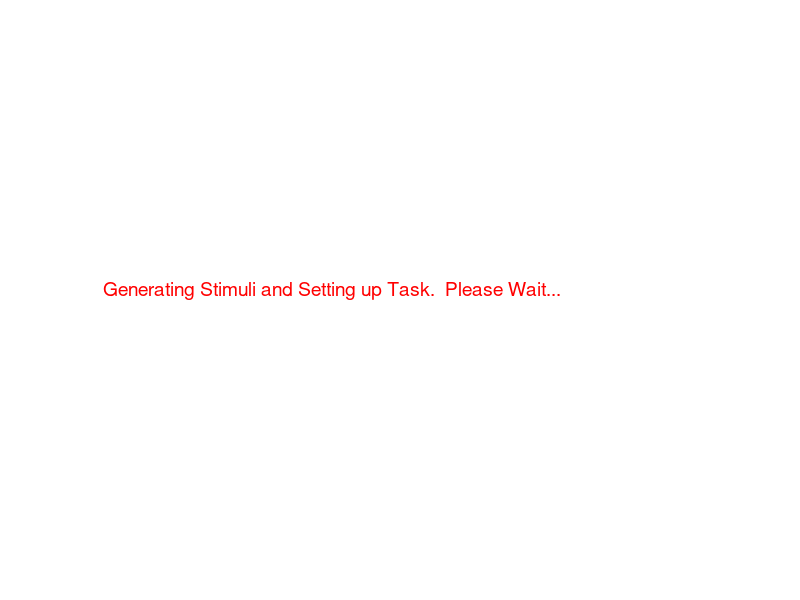

Here is the MATLAB script that generated this plot: (Note: this script raises an error after producing the figure.)
%altered version of v1 run task that now moves the stimulus according to
%HRTF principles and has 100 ms on-off ramps to prevent clicking issues

%2/25/19 Note depends on having R2018B or later!!!!!!!!!!!!!!!!!!!!!!!!!
%Not need to recalibrate headphones for stimuli most likely

%2/26/19 Went with HRTF applied to snaps as wavs for simplicity of
%implementation.  Keep an eye on memory issues with this.

%Also after get all segments to work, need to clean up all this code,
%probably will be a post-exam thing as only going to run this on a max
%N=3-5

%% 1) Make and Save Stimulus Set

rng shuffle %make sure random seed is random

figure(1);
text(0,0.5,'Generating Stimuli and Setting up Task.  Please Wait...','Color','red','FontSize',14);
axis off



%% 2.1) Make base stimuli
%Assumes GenStimulus.m is in the path**************************************

Num_stim = 1;

Stim_set = cell(Num_stim,1);

for i = 1:Num_stim
    i
    
    Stim_set{i} = GenStimulus(1,0); %generates stimulus with either parallel motion (1,0) or contrary motion (0,1)
    
end
%2/25/19 think about whether should do calib filter before or after
%applyign ramp...doing before for now, but really just for convenience

%apply filter to full stimulus for playing on loop,
%apply to pieces when generating snapshots

load('calibNoise')
load('calibrationNoise-08-Nov-2018')

for i = 1:Num_stim
    
    i
    
    %Simply, convolve stimulus with filter calculate from calibration to
    %equalize power across different frequencies then multiply equalized
    %signal by scaleFactor to make sure 75 dB = 75 dB
    
    Stim_set{i}.Full_stim = conv(Stim_set{i}.Full_stim,CalibData.hinv,'same')... same called since don't want to change the length of the vector
        *calibrationFile.scaleFactor;
    
end


%added to make things easier for interacting with below code

Full_stim = Stim_set{1}.Full_stim;
Full_Duration = Stim_set{1}.Duration;

%% Scrambling  (just do the same way we did before...)

scrambled = 1;  %Set to one to create discontinuous base stimuli



if scrambled >0
    status = 's'
    pull_foldername = 'Trial_1'; %for file name put number trial and initialize of participant
    pull_filename = '15-Mar-2019_Loop1_C_Stim_set.mat'; %put the file name in based on the date.

    load(['C:\Users\ronwd\Desktop\MATLAB\PsychoPhysicsWithYale\Run_task_RWD_v2\Trials\' pull_foldername  '\' pull_filename])
    
    Stim_set{1}.foldername = pull_foldername; %just to keep things matched
    
    %scramble by taking four random sized pieces and shuffling them
    %do this three times to ensure that properly mixed
    
    starting = 1;
    ending = length(Stim_set{1}.Full_stim);
    scramble.Piece1 = Stim_set{1}.Piece1;
    scramble.Piece2 = Stim_set{1}.Piece2;
    scramble.Piece3 = Stim_set{1}.Piece3;
    
    
    for shuffle = 1:3 %shuffle three times
        
        randinds = randperm(ending,3);
        
        randinds = [starting sort(randinds) ending];
        
        %just shuffle back to front since doing it five times will mess
        %everything up anyways.
        
        scramble.Piece1 = [scramble.Piece1(randinds(4):randinds(5)) scramble.Piece1(randinds(3):randinds(4)) scramble.Piece1(randinds(2):randinds(3)) ...
            scramble.Piece1(randinds(1):randinds(2))];
        
        scramble.Piece2 =[scramble.Piece2(randinds(4):randinds(5)) scramble.Piece2(randinds(3):randinds(4)) scramble.Piece2(randinds(2):randinds(3)) ...
            scramble.Piece2(randinds(1):randinds(2))];
        
        scramble.Piece3 =[scramble.Piece3(randinds(4):randinds(5)) scramble.Piece3(randinds(3):randinds(4)) scramble.Piece3(randinds(2):randinds(3)) ...
            scramble.Piece3(randinds(1):randinds(2))];
        
        
        
    end
    
    scramble.together =  scramble.Piece1 + scramble.Piece2 + scramble.Piece3;
    Stim_set{1}.Full_stim = scramble.together;
    Stim_set{1}.Piece1 = scramble.Piece1;
    Stim_set{1}.Piece2 = scramble.Piece2;
    Stim_set{1}.Piece3 = scramble.Piece3;
    
%     Loop_Duration = 5; %in minutes
%     
%     testloop = repmat(scramble,1,(60/Stim_set{1}.Duration)*Loop_Duration);
%     
%     TestStim1 = audioplayer(testloop, Stim_set{1}.Fs, 24);
%     
%     TestStim1.play
    
Full_stim = Stim_set{1}.Full_stim;
Full_Duration = Stim_set{1}.Duration;
  
    
end

%added to make things easier for interacting with below code



%% Setting up loop and removing clicking

Loop_Duration = 1.666; %in minutes (playing for 100 seconds since this avoids weird clicking issue. And plays exactly 1 full left to right, right to left grouping
%will repeat 3 times to get a 5 minute loop (300 seconds = 5 minutes)

ramp_length = 4410*10;%10 * # ms ramp %150 ms seems to definitely work, working back from that. 

AM_s_and_end = [0 linspace(0,1,ramp_length) ones(1,length(Full_stim)-2*ramp_length-2) linspace(1,0,ramp_length) 0];

Full_stim = Full_stim .* AM_s_and_end;

Loop1 = repmat(Full_stim,1,ceil(60*Loop_Duration)/Full_Duration);

%% Save loops of base stimuli

%set up folder for this trial

%(note assumes things about the path, check/change for Tower of Babel
%stuff)

%Get all of the folders in Trials
Temp_Dir = dir([pwd '\Trials']);

Temp_Dir={Temp_Dir.name};
%Subtract that names has a '.' and '..' entry, remainder is number of
%trials

Trialnum = (length(Temp_Dir)-2 +1); 

%just put into a variable to make it easier
ThisTrialFolder = [pwd '\Trials\Trial_' num2str(Trialnum)];

mkdir(ThisTrialFolder)

if scrambled > 0
    
filename = strcat(date,'_Loop1_DC');

else
    
filename =  strcat(date,'_Loop1_C');

end

audiowrite([ThisTrialFolder '\' filename '.wav'], Loop1, Stim_set{1}.Fs,'BitsPerSample',24) %first save the loop

%Set up later for discontinous stimuli
%filename =  strcat(date,'_Loop2_DC');

%Save audio object to play during trial and Stim set in case
%Note: for now always use Stim_set 1 but will need to switch for when using
%discontinous stimulus.

%BaseStim1 = audioplayer(Loop1, Stim_set{1}.Fs, 24);

if scrambled > 0
    
    filename2 = [ strcat(date,'_Loop1_DC_') 'Stim_set'];
   
else
    filename2 = [ strcat(date,'_Loop1_C_') 'Stim_set'];
end

save([ThisTrialFolder '\' filename2], 'Loop1', 'Stim_set')

%Note to self: can still run code while stimuli plays if want to do that

%% Prepare Apply movement to base stimulus

load 'ReferenceHRTF.mat' hrtfData sourcePosition

%fixes formatting issues for below so that hrtf data has axes in right
%places and that the source position data only include az and el

hrtfData = permute(double(hrtfData),[2,3,1]); 

sourcePosition = sourcePosition(:,[1,2]);

%Example on mathworks seems to do things the below way and use a function
%to actively write to the sound card.  Not positive this is the way we want
%to do it.  Also need to think about if snapshops also are from moving
%thing or if they only come from head on...

%for now use that as model for this code and ask Yale on Monday what we
%specifically want to do

loop_length = 60*5; %length of loop in seconds, just hard coding
durationPerPosition = 5; %can changes this as well

num_of_positions = ceil(loop_length/durationPerPosition);
%note that 90 is left and -90 is right also that making sweeps then
%repmating them so that can deal with short durations
angle_speed = 10; %sets speed by setting steps for linspace
az_set = [linspace(90,-90,angle_speed) linspace(-90,90,angle_speed)]; %[90 270]; 
az = repmat(az_set,[1,floor(num_of_positions/length(az_set))])';

el_scaling = 0; %scaling for elevation
desiredPositions = [az  el_scaling*ones(length(az), 1)];

interpolatedIR  = interpolateHRTF(hrtfData,sourcePosition,desiredPositions);

leftIR = squeeze(interpolatedIR(:,1,:));
rightIR = squeeze(interpolatedIR(:,2,:));

    
%set up filters, file to read, and writer to audio card

leftFilter = dsp.FIRFilter('NumeratorSource','Input port');
rightFilter = dsp.FIRFilter('NumeratorSource','Input port');

fileReader = dsp.AudioFileReader([ThisTrialFolder '\' filename '.wav']);
deviceWriter = audioDeviceWriter('SampleRate',fileReader.SampleRate);

%now are ready to play stimulus as it moves.




%% Make snapshot pool
%slight click with snaps, either keep auditory object open to prevent click
%or maybe add an additional on off ramp for these guys

snapshot_duration = 550; %in ms

binsize_inds = floor((snapshot_duration/1000)*Stim_set{1}.Fs); %size of the bins in inds given snap duration

limit_length = (Stim_set{1}.Duration * Stim_set{1}.Fs-binsize_inds)-1; %last safe index given binsize

trials = 100; %number of snaps to generate

save_snaps = cell(trials,1); %save all snap shots for later processing

stimulus_id = 1; %for now

Stim = Stim_set{stimulus_id}; %shorthand for generating below easily

%Notes assumes even number of trials
messed_with_save = [ones(trials/2,1); zeros(trials/2,1)]; %just going to make half altered and half not with random drawing

for i = 1:trials
    
    i
    
    snap.duration = snapshot_duration;
    
    messed_with= messed_with_save(i);
    
    snap.altered = messed_with;


if messed_with == 0
    
    snap.start = randsample(limit_length,1);
    snap.end = snap.start + binsize_inds;
    
    snap.snap_piece = Stim.Full_stim(snap.start:snap.end);
    
    snap.audio = audioplayer(snap.snap_piece,Stim.Fs,24);
    
    
else
   
    snap.start = randsample(limit_length,1);
    snap.end = snap.start + binsize_inds;
  
    %Create with each individual, unfiltered piece so that can apply filter
    %later
    
    snap_piece = Stim.Piece1(snap.start:snap.end)+Stim.Piece3(snap.start:snap.end);%+Stim.Piece2(snap.start:snap.end)
    
    %currently always grabs the second frequency, but this doesn't mean it
    %only changes the middle frequency of the stimulus!  Each piece is
    %grabbed randomly and assigned to a piece randomly.  
    
    %update: 12/11/18 below is unnecessary if simply don't include
    %Stim.Piece2() in above.  Changed accordingly
    %snap_piece = snap_piece - Stim.Piece2(snap.start:snap.end);
    
    %maybe will change later to do a random perturbation, but for now:
    %just have one of the pitches switch direction of sweep
    
    %snap_piece = snap_piece + fliplr(Stim.Piece2(snap.start:snap.end));
    
    %or add in a new frequency by shifting frequency up or down
    
    T = -Stim.Duration/2:1/Stim.Fs:Stim.Duration/2;
    Shift = (0.5-binornd(1,.5))*400; %so shift is random up or down by 200hz
    New_Piece2 = Stim.amp*chirp(T,(Stim.SF(2)*Stim.MC)+Shift,Stim.Duration/2,Stim.SF(2)+Shift,'quadratic');
    
    snap.snap_piece = snap_piece + New_Piece2(snap.start:snap.end);
    
    %As before, apply filter and then scale up to correct volume
    snap.snap_piece = conv(snap.snap_piece,CalibData.hinv,'same')...
        *calibrationFile.scaleFactor;
    
    snap.audio = audioplayer(snap.snap_piece,Stim.Fs,24);
    
    
end

save_snaps{i}= snap;

end

%Get new random order of snap shots to play
%2/26/19 for HRTF addition trying to save a wav of each snap...let's see if this
%makes things explode 


NewOrder = randsample(100,100);
if scrambled >0
filename3 = [ strcat(date,'_Loop1_DC_') 'snapshot_variables'];
else
filename3 = [ strcat(date,'_Loop1_C_') 'snapshot_variables'];
end

save([ThisTrialFolder '\' filename3], 'save_snaps', 'NewOrder')
%Create folder to save wavs in 

mkdir([ThisTrialFolder '\snap_wavs'])

%NOTE: saved in order generated, i.e. , 1-50 is altered 51-100 is unaltered
%This is critical so that we keep the correct answer key

%Below seems to work and not be too slow

for snap_ind = 1:length(save_snaps)
    
    snap_ind
    
    audiowrite([ThisTrialFolder '\snap_wavs\snap_' num2str(snap_ind) '.wav'], save_snaps{snap_ind}.snap_piece, Stim.Fs, 'BitsPerSample', 24)
    
    
end


figure(1);
text(0.3,0.4, '...Stimuli Generated','Color','red','FontSize',14);
axis off

%% Ready Joystick

%Note for all below joystick = gamepad controller

% Define joystick ID
ID = 1;
% Create joystick variable
joy=vrjoystick(ID);

%% Listen to Loop
%2/26/19 troubleshooting a bit, started to hear some clicking or other
%issues with this method with HRTF.  Already checked base stim, doesn't
%seem to be any issues.

%Thinking might see if can apply frame by frame before and then play
%First left to right pass has no clicking, high frequency component starts
%to come out more strongly as going right to left

%No clicking on second left to right pass either

%start to hear clicking on third pass for no apparent reason

clf
figure(1);
text(0.45,0.8, 'Please maximize this window','Color','red','FontSize',14);
axis off

figure(1);
text(0.45,0.6, 'Please set headphone volume to 30','Color','red','FontSize',14);
axis off

pause(8)

figure(1);
text(0.45,0.5, 'Prepare to begin task','Color','red','FontSize',14);
axis off

pause(4)

clf

figure(1);
text(0.45,0.5,'A reference stimulus will play for 5 minutes','Color','red','FontSize',14);
axis off
pause(2)
text(0.45,0.4,'Please listen carefully','Color','red','FontSize',14);
axis off
pause(2)
text(0.45,0.3,'Press any button on the gamepad to begin the reference stimulus','Color','red','FontSize',14);
axis off

while all((button(joy))<1)
    
    pause(0.05)
    
end

pause(1)
clf

figure(1);
text(0.1,0.5,'Playing reference stimulus','Color','red','FontSize',14);
axis off

% Actually play moving stimulus
%note this will play whatever wav file is in filereader,  may need to
%adjust below code for one playing one snapshot

%stuff pulled directly from MATHWORKS example

%As noted elsewhere, repeat this process three times to play clean clip
%since only get 100s of clean playing, (300s = 5 minutes)
% FIRST PLAY!
leftFilter = dsp.FIRFilter('NumeratorSource','Input port');
rightFilter = dsp.FIRFilter('NumeratorSource','Input port');

fileReader = dsp.AudioFileReader([ThisTrialFolder '\' filename '.wav']);
deviceWriter = audioDeviceWriter('SampleRate',fileReader.SampleRate);


samplesPerPosition = durationPerPosition*fileReader.SampleRate;
samplesPerPosition = samplesPerPosition - rem(samplesPerPosition,fileReader.SamplesPerFrame);

sourcePositionIndex = 1;
samplesRead = 0;

leftChannel = []; %should preallocate fully for speed but for now this is fine
rightChannel = [];

%Note with will be quiet since need to recalib after HRTF is applied if
%don't use deviceWriter implementation

while ~isDone(fileReader)
    
    
    
    audioIn = fileReader();
    samplesRead = samplesRead + fileReader.SamplesPerFrame;
    
    leftChannel = leftFilter(audioIn,leftIR(sourcePositionIndex,:)) ;
    rightChannel = rightFilter(audioIn,rightIR(sourcePositionIndex,:));
    
    az(sourcePositionIndex)
    
    deviceWriter([leftChannel,rightChannel]*5);
     
    %leftChannel = [leftChannel; leftFilter(audioIn,leftIR(sourcePositionIndex,:)) ];
    %rightChannel = [rightChannel; rightFilter(audioIn,rightIR(sourcePositionIndex,:))];

    if mod(samplesRead,samplesPerPosition) == 0
        sourcePositionIndex = sourcePositionIndex + 1;
    end
end

release(fileReader)
release(deviceWriter)

%Filter assumes same sized input after being set, so have to release and
%remake filter for snapshots.  Shouldn't have to do again though since
%snapshots are all the same size

release(leftFilter)
release(rightFilter)
%% Second Play!

leftFilter = dsp.FIRFilter('NumeratorSource','Input port');
rightFilter = dsp.FIRFilter('NumeratorSource','Input port');

fileReader = dsp.AudioFileReader([ThisTrialFolder '\' filename '.wav']);
deviceWriter = audioDeviceWriter('SampleRate',fileReader.SampleRate);


samplesPerPosition = durationPerPosition*fileReader.SampleRate;
samplesPerPosition = samplesPerPosition - rem(samplesPerPosition,fileReader.SamplesPerFrame);

sourcePositionIndex = 1;
samplesRead = 0;

leftChannel = []; %should preallocate fully for speed but for now this is fine
rightChannel = [];

%Note with will be quiet since need to recalib after HRTF is applied if
%don't use deviceWriter implementation

while ~isDone(fileReader)
    
    
    
    audioIn = fileReader();
    samplesRead = samplesRead + fileReader.SamplesPerFrame;
    
    leftChannel = leftFilter(audioIn,leftIR(sourcePositionIndex,:)) ;
    rightChannel = rightFilter(audioIn,rightIR(sourcePositionIndex,:));
    
    az(sourcePositionIndex)
    
    deviceWriter([leftChannel,rightChannel]*5);
     
    %leftChannel = [leftChannel; leftFilter(audioIn,leftIR(sourcePositionIndex,:)) ];
    %rightChannel = [rightChannel; rightFilter(audioIn,rightIR(sourcePositionIndex,:))];

    if mod(samplesRead,samplesPerPosition) == 0
        sourcePositionIndex = sourcePositionIndex + 1;
    end
end

release(fileReader)
release(deviceWriter)

%Filter assumes same sized input after being set, so have to release and
%remake filter for snapshots.  Shouldn't have to do again though since
%snapshots are all the same size

release(leftFilter)
release(rightFilter)

% THIRD PLAY!
leftFilter = dsp.FIRFilter('NumeratorSource','Input port');
rightFilter = dsp.FIRFilter('NumeratorSource','Input port');

fileReader = dsp.AudioFileReader([ThisTrialFolder '\' filename '.wav']);
deviceWriter = audioDeviceWriter('SampleRate',fileReader.SampleRate);


samplesPerPosition = durationPerPosition*fileReader.SampleRate;
samplesPerPosition = samplesPerPosition - rem(samplesPerPosition,fileReader.SamplesPerFrame);

sourcePositionIndex = 1;
samplesRead = 0;

leftChannel = []; %should preallocate fully for speed but for now this is fine
rightChannel = [];

%Note with will be quiet since need to recalib after HRTF is applied if
%don't use deviceWriter implementation

while ~isDone(fileReader)
    
    
    
    audioIn = fileReader();
    samplesRead = samplesRead + fileReader.SamplesPerFrame;
    
    leftChannel = leftFilter(audioIn,leftIR(sourcePositionIndex,:)) ;
    rightChannel = rightFilter(audioIn,rightIR(sourcePositionIndex,:));
    
    az(sourcePositionIndex)
    
    deviceWriter([leftChannel,rightChannel]*5);
     
    %leftChannel = [leftChannel; leftFilter(audioIn,leftIR(sourcePositionIndex,:)) ];
    %rightChannel = [rightChannel; rightFilter(audioIn,rightIR(sourcePositionIndex,:))];

    if mod(samplesRead,samplesPerPosition) == 0
        sourcePositionIndex = sourcePositionIndex + 1;
    end
end

release(fileReader)
release(deviceWriter)

%Filter assumes same sized input after being set, so have to release and
%remake filter for snapshots.  Shouldn't have to do again though since
%snapshots are all the same size

release(leftFilter)
release(rightFilter)

clear fileReader
clear deviceWriter
clear leftFilter
clear rightFilter

%% Reset filters for use on snapshots
%Filter assumes same sized input after being set, so have to release and
%remake filter for snapshots.  Shouldn't have to do again though since
%snapshots are all the same size


leftFilter = dsp.FIRFilter('NumeratorSource','Input port');
rightFilter = dsp.FIRFilter('NumeratorSource','Input port');

clf

%%  Give Instructions and Run Actual Tasks

figure(1)
text(0.45,0.8,'We will now present test stimuli.','Color','red','FontSize',14);
axis off
pause(4)
figure(1)
text(0.45,0.7,'Please indicate whether this test stimulus was part of or not part of the reference stimulus.','Color','red','FontSize',14);
axis off
% figure(1)
% text(.1,0.6,'or is not a part of the loop you just heard.','Color','red','FontSize',14);
% axis off

pause(4)

clf
figure(1)
text(0.45,0.8,'Use the gamepad to indicate your choice.','Color','red','FontSize',14);
axis off
pause(4)
figure(1)
text(0.45,0.7,'Hit the left shoulder button to indicate the clip is not a part of the loop you just heard.','Color','red','FontSize',14);
axis off
pause(4)
figure(1)
text(0.45,0.6,'Try hitting the left shoulder button now.','Color','red','FontSize',14);
axis off

while button(joy,7)<1
    
    pause(0.05)
    
end

figure(1)
text(0.45,0.5,'Good!','Color','red','FontSize',14);
axis off
pause(2)
figure(1)
text(0.45,0.4,'Hit the right shoulder button to indicate the clip was a part of the loop you just heard.','Color','red','FontSize',14);
axis off
pause(2)
figure(1)
text(0.45,0.3,'Try hitting the right shoulder button now.','Color','red','FontSize',14);
axis off

while button(joy,8)<1
    
    pause(0.05)
    
end

figure(1)
text(0.45,0.2,'Good!','Color','red','FontSize',14);
axis off
pause(1)
clf

figure(1)
text(0.45,0.8,'Remember:','Color','red','FontSize',14);
axis off
figure(1)
text(0.45,0.7,'Hit the left button if you think the test stimulus is not part of the reference stimulus','Color','red','FontSize',14);
axis off
figure(1)
text(0.45,0.6,'Hit the right button if you think it is part of the reference stimulus','Color','red','FontSize',14);
axis off
pause(4)

clf
figure(1)
text(0.45,0.8,'The task will now begin','Color','red','FontSize',14);
axis off
pause(2)
figure(1)
text(0.45,0.7,'A test stimulus will play and then you will have 5 seconds to respond','Color','red','FontSize',14);
axis off
figure(1)
text(0.45,0.6,'Hit any button on the gamepad to initiate each trial','Color','red','FontSize',14);
axis off

while all((button(joy))<1)
    
    pause(0.05)
    
end

clf
%%
Answer_Key = -1 * ones(trials,1);
Responses = NaN*ones(trials,1);

t = timer('TimerFcn', 'status=false; disp(''...'')',... 
                 'StartDelay',5);
figure(1)

for i = 1:100 %trials
    
    i
    
    ind = NewOrder(i);
    
    Answer_Key(i) = save_snaps{ind}.altered;
    
    clf
    text(0.45,0.7,['Trial ' num2str(i)],'Color','red','FontSize',14);
    text(0.45,0.4, 'Respond when the test stimulus finishes','Color','red','FontSize',14)
    text(0,0.4,'<- Not from reference','Color','red','FontSize',14);
    text(0.8,0.4,' From reference ->','Color','red','FontSize',14)
    axis off
    
    
    pause(1)
    
 
%*************************************************************************%
%this needs to be changed to play a snapshot from a different location each
%time:

%2/25/19 two options, either save all 100 as separate wav files or try to do HRTF
%online with save_snaps.snap_piece

%2/26/19 went with former option since it was faster to implement

    %save_snaps{NewOrder(i)}.audio.play
    
fileReader = dsp.AudioFileReader([ThisTrialFolder '\snap_wavs\snap_' num2str(NewOrder(i)) '.wav']);
deviceWriter = audioDeviceWriter('SampleRate',fileReader.SampleRate);
    
samplesPerPosition = durationPerPosition*fileReader.SampleRate;
samplesPerPosition = samplesPerPosition - rem(samplesPerPosition,fileReader.SamplesPerFrame);

sourcePositionIndex = randsample(length(az),1);
samplesRead = 0;

while ~isDone(fileReader)
    audioIn = fileReader();
    samplesRead = samplesRead + fileReader.SamplesPerFrame;

    leftChannel = leftFilter(audioIn,leftIR(sourcePositionIndex,:)) ;
    rightChannel = rightFilter(audioIn,rightIR(sourcePositionIndex,:));

    %az(sourcePositionIndex)
    
    deviceWriter([leftChannel,rightChannel]*5);

    if mod(samplesRead,samplesPerPosition) == 0
        sourcePositionIndex = sourcePositionIndex + 1;
    end
end

release(deviceWriter)
release(fileReader)
    
    
    
    
   
   
%*************************************************************************%    
    status = true;
    
    start(t)
    
    while status == true && all(button(joy,[7,8])<1)
        
    thisresponse = button(joy,[7,8]);   
        
    end
    %to try to catch it if you press too early by setting this to the
    %button you are holding
    
    if any(button(joy,[7,8])>0)
        
         thisresponse = button(joy,[7,8]); 
        
    end
    
    %if one of the shoulder buttons was pressed record whether or not left
    %was pressed (since left indicates altered)
    %if nothing is pressed leave nan value for that trial
    if any(thisresponse==1)
    
    Responses(i) = thisresponse(1);
    
    end
    
    clf
    
    if Responses(i) == Answer_Key(i)
        
    figure(1)
    text(0.45,0.6,'Correct','Color','green','FontSize',14);
    axis off
    
    elseif isnan(Responses(i))
        
    figure(1)
    text(0.45,0.6,'No Response Recorded','Color','red','FontSize',14);
    axis off   
        
    else
       
    figure(1)
    text(0.45,0.6,'Incorrect','Color','red','FontSize',14);
    axis off
        
    end
    
    clear thisresponse
    pause(4)
    
    clf
    figure(1)
    text(0.45,0.6,'Hit any button on the gamepad to initiate the next trial','Color','red','FontSize',14);
    axis off
    
    while all((button(joy))<1)
    
    pause(0.05)
    
    end
    
end

clf
figure(1)
text(0.35,0.45,'Thanks for Participating!','Color','Green','FontSize',20);
axis off


100*sum(Responses == Answer_Key)/length(Answer_Key)



%% Save outputs %note: add something to this to change file name given above arguments

filename = [ strcat(date,'_Loop1_C_') 'Responses_and_AnswerKey'];
save([ThisTrialFolder '\' filename], 'Responses', 'Answer_Key')



%% Testing out snapshot with HRTF stuff

% indss = 1;
% 
% %Filter assumes same sized input after being set, so have to release and
% %remake filter for snapshots.  Shouldn't have to do again though since
% %snapshots are all the same size
% 
% %release(leftFilter)
% %release(rightFilter)
% 
% %leftFilter = dsp.FIRFilter('NumeratorSource','Input port');
% %rightFilter = dsp.FIRFilter('NumeratorSource','Input port');
% 
% fileReader = dsp.AudioFileReader([ThisTrialFolder '\snap_wavs\snap_' num2str(NewOrder(snap_ind)) '.wav']);
% deviceWriter = audioDeviceWriter('SampleRate',fileReader.SampleRate);
% 
% 
% samplesPerPosition = durationPerPosition*fileReader.SampleRate;
% samplesPerPosition = samplesPerPosition - rem(samplesPerPosition,fileReader.SamplesPerFrame);
% 
% sourcePositionIndex = randsample(length(az),1);
% samplesRead = 0;
% 
% while ~isDone(fileReader)
%     audioIn = fileReader();
%     samplesRead = samplesRead + fileReader.SamplesPerFrame;
% 
%     leftChannel = leftFilter(audioIn,leftIR(sourcePositionIndex,:)) ;
%     rightChannel = rightFilter(audioIn,rightIR(sourcePositionIndex,:));
% 
%     az(sourcePositionIndex)
%     
%     deviceWriter([leftChannel,rightChannel]*5);
% 
%     if mod(samplesRead,samplesPerPosition) == 0
%         sourcePositionIndex = sourcePositionIndex + 1;
%     end
% end
% 
% release(deviceWriter)
% release(fileReader)
% 

%% Testing out applying filters off line then playing sound
%Note this is actually quite slow, may be reading in file in real time so
%would take 5 minutes to do...seems like it is reading the file in real
%time which is lame, but just have to deal with this for now

%This is kind of unacceptable, but can be done ahead of time to prevent
%issues for participants, for now it is fine if it works

%Since only need to copy first l-r pass, could simply run it that many
%times then loop those chunks with volume ramp applied for clicking

%Clicks start around 120 seconds for no reason even if apply filter
%offline...thinking may just apply filter to first minute and then copy
%that to get to five minutes

%Set up now to make a loop that is 100 seconds long and will simply repeat
%below 3 times to get to five minutes as before

% leftFilter = dsp.FIRFilter('NumeratorSource','Input port');
% rightFilter = dsp.FIRFilter('NumeratorSource','Input port');
% 
% fileReader = dsp.AudioFileReader([ThisTrialFolder '\' filename '.wav']);
% deviceWriter = audioDeviceWriter('SampleRate',fileReader.SampleRate);
% 
% 
% samplesPerPosition = durationPerPosition*fileReader.SampleRate;
% samplesPerPosition = samplesPerPosition - rem(samplesPerPosition,fileReader.SamplesPerFrame);
% 
% sourcePositionIndex = 1;
% samplesRead = 0;
% 
% leftChannel = []; %should preallocate fully for speed but for now this is fine
% rightChannel = [];
% 
% %Note with will be quiet since need to recalib after HRTF is applied if
% %don't use deviceWriter implementation
% 
% while ~isDone(fileReader)
%     
%     
%     
%     audioIn = fileReader();
%     samplesRead = samplesRead + fileReader.SamplesPerFrame;
%     
%     leftChannel = leftFilter(audioIn,leftIR(sourcePositionIndex,:)) ;
%     rightChannel = rightFilter(audioIn,rightIR(sourcePositionIndex,:));
%     
%     az(sourcePositionIndex)
%     
%     deviceWriter([leftChannel,rightChannel]*5);
%      
%     %leftChannel = [leftChannel; leftFilter(audioIn,leftIR(sourcePositionIndex,:)) ];
%     %rightChannel = [rightChannel; rightFilter(audioIn,rightIR(sourcePositionIndex,:))];
% 
%     if mod(samplesRead,samplesPerPosition) == 0
%         sourcePositionIndex = sourcePositionIndex + 1;
%     end
% end
% 
% release(fileReader)
% release(deviceWriter)
% 
% %Filter assumes same sized input after being set, so have to release and
% %remake filter for snapshots.  Shouldn't have to do again though since
% %snapshots are all the same size
% 
% release(leftFilter)
% release(rightFilter)
